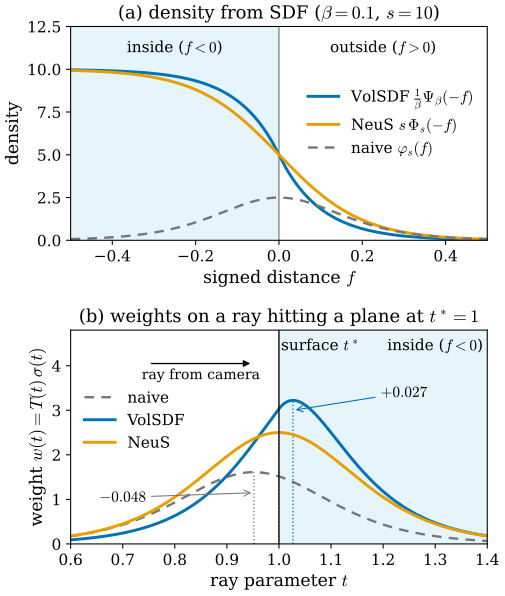

The script that saved this image:
"""Figure 30.1.4: turning an SDF into a density: VolSDF and NeuS (Section 30.1).

(a) density as a function of the signed distance f (f > 0 outside):
    blue   = VolSDF sigma = (1/beta) Psi_beta(-f), beta = 0.1 (Psi_beta = Laplace CDF),
    orange = NeuS opaque density for a plane hit head-on, rho = s Phi_s(-f), s = 10 (Phi_s = logistic CDF),
    gray dashed = the "naive" choice sigma = phi_s(f) (logistic density, s = 10).
(b) a ray hits the plane head-on at t* = 1 (f(t) = t* - t); rendering weight w(t) = T(t) sigma(t) for the three
    densities, computed by numerical integration of T = exp(-int sigma). Vertical ticks mark the maxima:
    naive t* - ln(golden ratio)/s = t* - 0.048, NeuS exactly t*, VolSDF t* + 0.2693 beta = t* + 0.027.
Self-checks: peak positions against the closed forms; total weights ~ 1.

Run from the project root: ``PYTHONPATH=tools python3 chapters/30-radiance-field-surfaces/figures/fig-30-1-4-sdf-to-density.py``
"""

import os

os.environ.setdefault("OMP_NUM_THREADS", "4")
os.environ.setdefault("OPENBLAS_NUM_THREADS", "4")

import dgfig

dgfig.setup()

import matplotlib
import matplotlib.pyplot as plt
import numpy as np

matplotlib.rcParams.update({"font.size": 13, "axes.titlesize": 13.5, "axes.labelsize": 13,
                            "xtick.labelsize": 11.5, "ytick.labelsize": 11.5, "legend.fontsize": 11.5})
C = dgfig.COLORS
BETA, S = 0.1, 10.0
TSTAR = 1.0
GOLD = (1 + np.sqrt(5)) / 2


def psi(sv):
    return np.where(sv <= 0, 0.5 * np.exp(np.minimum(sv, 0) / BETA), 1 - 0.5 * np.exp(-np.maximum(sv, 0) / BETA))


def sig_volsdf(f):
    return psi(-f) / BETA


def Phi(f):
    return 1 / (1 + np.exp(-S * f))


def rho_neus(f):
    return S * Phi(-f)


def phi_naive(f):
    return S * Phi(f) * (1 - Phi(f))


t = np.linspace(0.0, 2.0, 200001)
dt = t[1] - t[0]
fr = TSTAR - t


def weights(sig):
    tau = np.concatenate([[0.0], np.cumsum(0.5 * (sig[1:] + sig[:-1]) * dt)])
    return np.exp(-tau) * sig


W = {"VolSDF": weights(sig_volsdf(fr)), "NeuS": weights(rho_neus(fr)), "naive": weights(phi_naive(fr))}
peaks = {k: t[np.argmax(v)] for k, v in W.items()}
assert abs(peaks["NeuS"] - TSTAR) < 2 * dt
assert abs(peaks["naive"] - (TSTAR - np.log(GOLD) / S)) < 2 * dt
assert abs(peaks["VolSDF"] - (TSTAR - np.log(3 - np.sqrt(5)) * BETA)) < 2 * dt
for k, v in W.items():
    print(f"{k}: peak at t* {peaks[k] - TSTAR:+.4f}, total weight {v.sum() * dt:.4f}")

fig, (axa, axb) = plt.subplots(2, 1, figsize=(5.6, 7.0), gridspec_kw=dict(hspace=0.42))

# (a) density vs signed distance
f = np.linspace(-0.5, 0.5, 2001)
axa.axvspan(-0.5, 0.0, color=C["region"], alpha=0.15, lw=0)
axa.axvline(0, color=C["aux"], lw=0.9)
axa.plot(f, sig_volsdf(f), color=C["tangent"], lw=2.2, label=r"VolSDF $\frac{1}{\beta}\Psi_\beta(-f)$")
axa.plot(f, rho_neus(f), color=C["accent"], lw=2.2, label=r"NeuS $s\,\Phi_s(-f)$")
axa.plot(f, phi_naive(f), color=C["aux"], lw=1.8, ls=(0, (4, 3)), label=r"naive $\varphi_s(f)$")
axa.text(-0.25, 11.0, "inside ($f < 0$)", ha="center", fontsize=11.5)
axa.text(0.25, 11.0, "outside ($f > 0$)", ha="center", fontsize=11.5)
axa.set_xlim(-0.5, 0.5)
axa.set_ylim(0, 12.5)
axa.set_xlabel(r"signed distance $f$")
axa.set_ylabel("density")
axa.legend(loc="center right", frameon=False, fontsize=11.5, bbox_to_anchor=(1.0, 0.55))
axa.set_title(r"(a) density from SDF ($\beta = 0.1$, $s = 10$)", fontsize=13.5)

# (b) weights along a head-on ray
cols = {"VolSDF": C["tangent"], "NeuS": C["accent"], "naive": C["aux"]}
styles = {"VolSDF": "-", "NeuS": "-", "naive": (0, (4, 3))}
# same reading as (a): the shaded part is inside the object (f < 0), i.e. behind the surface as seen from the camera
axb.axvspan(TSTAR, 1.4, color=C["region"], alpha=0.15, lw=0)
axb.text(1.3, 4.35, "inside ($f < 0$)", ha="center", fontsize=11.5)
axb.annotate("", xy=(0.95, 4.05), xytext=(0.75, 4.05),
             arrowprops=dict(arrowstyle="-|>", lw=1.0, color=C["main"], mutation_scale=10))
axb.text(0.85, 3.7, "ray from camera", ha="center", fontsize=10.5)
for k in ("naive", "VolSDF", "NeuS"):
    axb.plot(t, W[k], color=cols[k], lw=2.2 if k != "naive" else 1.8, ls=styles[k], label=k)
    axb.plot([peaks[k]] * 2, [0, W[k].max()], color=cols[k], lw=1.0, ls=":")
axb.axvline(TSTAR, color=C["main"], lw=1.0)
axb.text(TSTAR + 0.004, 4.35, r"surface $t^*$", fontsize=11.5)
axb.annotate(r"$-0.048$", xy=(peaks["naive"], 1.15), xytext=(0.70, 0.95), fontsize=11.5, color=C["main"],
             arrowprops=dict(arrowstyle="->", lw=0.8, color=C["aux"]), ha="center")
axb.annotate(r"$+0.027$", xy=(peaks["VolSDF"], 3.0), xytext=(1.24, 3.3), fontsize=11.5, color=C["main"],
             arrowprops=dict(arrowstyle="->", lw=0.8, color=C["tangent"]), ha="center")
axb.set_xlim(0.6, 1.4)
axb.set_ylim(0, 4.8)
axb.set_xlabel(r"ray parameter $t$")
axb.set_ylabel(r"weight $w(t) = T(t)\,\sigma(t)$")
axb.legend(loc="upper left", frameon=False, fontsize=11.5, bbox_to_anchor=(0.0, 0.78))
axb.set_title(r"(b) weights on a ray hitting a plane at $t^* = 1$", fontsize=13.5)

dgfig.save(fig, __file__)
